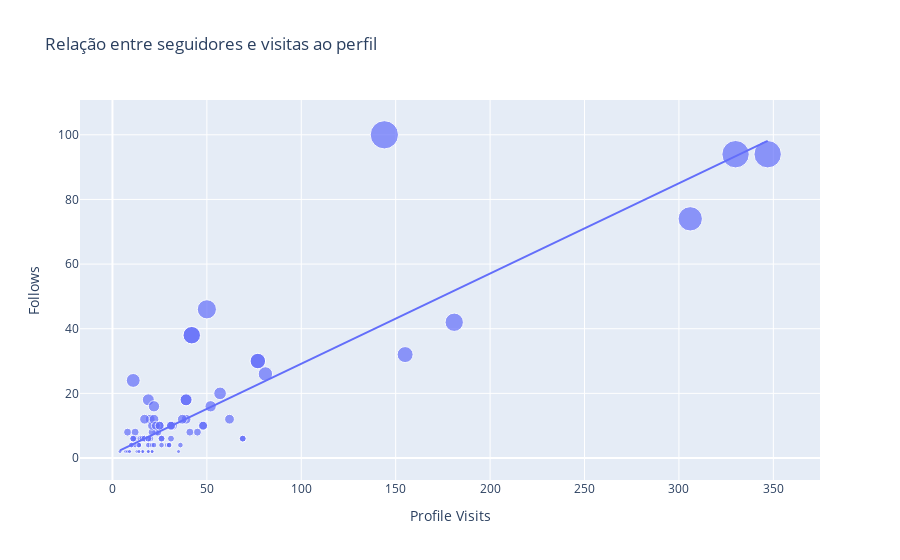

Here is the notebook cell this chart was saved with:
### Code cell
figure = px.scatter(data_frame = data, x="Profile Visits",
                    y="Follows", size="Follows", trendline="ols", 
                    title = "Relação entre seguidores e visitas ao perfil")
figure.show()

### Figure 1 — Plotly figure (JSON) as saved in the notebook; plotly's stock layout.template omitted (floating-point values rounded to 4 significant figures)
{"data": [{"hovertemplate": "Profile Visits=%{x}<br>Follows=%{marker.size}<extra></extra>", "legendgroup": "", "marker": {"color": "#636efa", "size": [2, 10, 12, 8, 0, 2, 0, 6, 4, 6, 4, 0, 2, 4, 42, 6, 2, 2, 30, 0, 0, 24, 100, 2, 4, 6, 6, 6, 2, 2, 20, 2, 4, 8, 26, 2, 2, 4, 0, 2, 94, 8, 18, 10, 4, 4, 4, 4, 18, 38, 10, 12, 4, 4, 74, 0, 6, 6, 0, 6, 12, 10, 8, 8, 46, 12, 10, 94, 6, 10, 6, 4, 12, 16, 12, 8, 32, 8, 16, 6, 10, 10, 6, 2, 2, 30, 0, 4, 4, 18, 38, 10, 2, 4, 6, 6, 6, 2, 2], "sizemode": "area", "sizeref": 0.25, "symbol": "circle"}, "mode": "markers", "name": "", "orientation": "v", "showlegend": false, "type": "scatter", "x": [35, 48, 62, 23, 8, 9, 26, 12, 36, 31, 29, 15, 8, 20, 181, 17, 16, 21, 77, 10, 9, 11, 144, 14, 10, 19, 69, 11, 19, 9, 57, 13, 11, 24, 81, 4, 7, 14, 18, 8, 330, 21, 19, 32, 19, 21, 14, 30, 39, 42, 31, 20, 12, 22, 306, 13, 26, 16, 15, 15, 39, 21, 8, 45, 50, 37, 25, 347, 26, 48, 16, 26, 17, 52, 22, 41, 155, 12, 22, 20, 23, 25, 17, 16, 21, 77, 10, 14, 30, 39, 42, 31, 14, 10, 19, 69, 11, 19, 9], "xaxis": "x", "y": [2, 10, 12, 8, 0, 2, 0, 6, 4, 6, 4, 0, 2, 4, 42, 6, 2, 2, 30, 0, 0, 24, 100, 2, 4, 6, 6, 6, 2, 2, 20, 2, 4, 8, 26, 2, 2, 4, 0, 2, 94, 8, 18, 10, 4, 4, 4, 4, 18, 38, 10, 12, 4, 4, 74, 0, 6, 6, 0, 6, 12, 10, 8, 8, 46, 12, 10, 94, 6, 10, 6, 4, 12, 16, 12, 8, 32, 8, 16, 6, 10, 10, 6, 2, 2, 30, 0, 4, 4, 18, 38, 10, 2, 4, 6, 6, 6, 2, 2], "yaxis": "y"}, {"hovertemplate": "<b>OLS trendline</b><br>Follows = 0.279105 * Profile Visits + 1.25541<br>R<sup>2</sup>=0.761888<br><br>Profile Visits=%{x}<br>Follows=%{y} <b>(trend)</b><extra></extra>", "legendgroup": "", "marker": {"color": "#636efa", "symbol": "circle"}, "mode": "lines", "name": "", "showlegend": false, "type": "scatter", "x": [4, 7, 8, 8, 8, 8, 9, 9, 9, 9, 10, 10, 10, 10, 11, 11, 11, 11, 12, 12, 12, 13, 13, 14, 14, 14, 14, 14, 15, 15, 15, 16, 16, 16, 16, 17, 17, 17, 18, 19, 19, 19, 19, 19, 19, 20, 20, 20, 21, 21, 21, 21, 21, 22, 22, 22, 23, 23, 24, 25, 25, 26, 26, 26, 26, 29, 30, 30, 31, 31, 31, 32, 35, 36, 37, 39, 39, 39, 41, 42, 42, 45, 48, 48, 50, 52, 57, 62, 69, 69, 77, 77, 81, 144, 155, 181, 306, 330, 347], "xaxis": "x", "y": [2.372, 3.209, 3.488, 3.488, 3.488, 3.488, 3.767, 3.767, 3.767, 3.767, 4.046, 4.046, 4.046, 4.046, 4.326, 4.326, 4.326, 4.326, 4.605, 4.605, 4.605, 4.884, 4.884, 5.163, 5.163, 5.163, 5.163, 5.163, 5.442, 5.442, 5.442, 5.721, 5.721, 5.721, 5.721, 6.0, 6.0, 6.0, 6.279, 6.558, 6.558, 6.558, 6.558, 6.558, 6.558, 6.838, 6.838, 6.838, 7.117, 7.117, 7.117, 7.117, 7.117, 7.396, 7.396, 7.396, 7.675, 7.675, 7.954, 8.233, 8.233, 8.512, 8.512, 8.512, 8.512, 9.349, 9.629, 9.629, 9.908, 9.908, 9.908, 10.19, 11.02, 11.3, 11.58, 12.14, 12.14, 12.14, 12.7, 12.98, 12.98, 13.82, 14.65, 14.65, 15.21, 15.77, 17.16, 18.56, 20.51, 20.51, 22.75, 22.75, 23.86, 41.45, 44.52, 51.77, 86.66, 93.36, 98.1], "yaxis": "y"}], "layout": {"legend": {"itemsizing": "constant", "tracegroupgap": 0}, "title": {"text": "Relação entre seguidores e visitas ao perfil"}, "xaxis": {"anchor": "y", "domain": [0, 1], "title": {"text": "Profile Visits"}}, "yaxis": {"anchor": "x", "domain": [0, 1], "title": {"text": "Follows"}}}}
